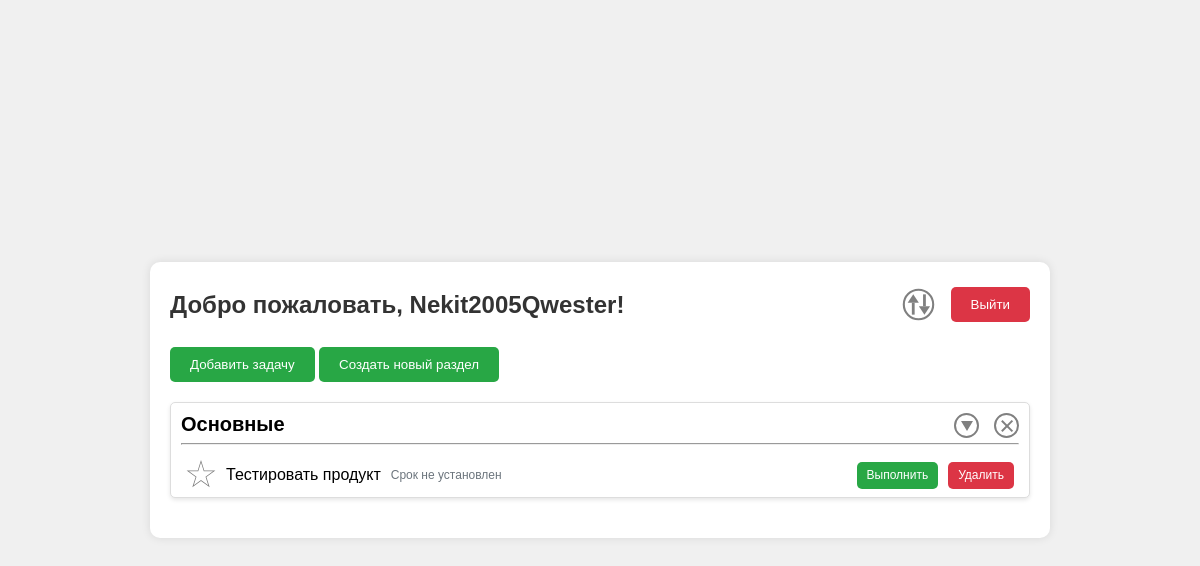
/issue_tracker/main (signed in), run on the app's committed database.
### issue_tracker/models.py (models this page shows, shortened)
class TaskSection(models.Model):
    user = models.ForeignKey(User, on_delete=models.CASCADE)
    title = models.CharField(max_length=100)
    class Meta:
        verbose_name = 'Секция'
        verbose_name_plural = 'Секции'

class Task(models.Model):
    title = models.CharField(max_length=200, verbose_name='Название задачи')
    is_completed = models.BooleanField(default=False, verbose_name='Отметка о выполнении')
    is_important = models.BooleanField(default=False, verbose_name='Отметка о внесении задачи в раздел важных')
    section_id = models.ForeignKey(TaskSection, on_delete=models.CASCADE)
    time_created = models.DateTimeField(auto_now_add=True, verbose_name='Время создания')
    deadline = models.DateTimeField(null=True, blank=True, verbose_name='Крайний срок выполнения')
    user = models.ForeignKey(User, on_delete=models.CASCADE, related_name='tasks', verbose_name='Пользователь')
    class Meta:
        verbose_name = 'Задача'
        verbose_name_plural = 'Задачи'

### utils/ViewUtils.py (the view)
        def view_function(request):
            view_function.__doc__ = documentation
            if get_context_function is not None:
                ctx = ViewUtils.get_context(request, get_context_function, requires_login)
                if request.method == "POST":
                    return RedirectHelper.go_redirect(request)
                return render(request, location_html_page, ctx)
            else:
                return render(request, location_html_page)

### issue_tracker/services.py (called while the page is built)
    @staticmethod
    @FunctionsUtils.register_function("main")
    def get_context_for_index_page(request: Any) -> dict[str, Any]:
        ctx = {
            'sections': DataBaseObjectsProcessing.get_objects_owned_by_user(TaskSection, request.user),
            'tasks': DataBaseObjectsProcessing.get_objects_owned_by_user(Task, request.user),
            "user_settings": DataBaseObjectsProcessing.get_objects_owned_by_user(UserSettings, request.user)[0]
        }
        return ctx

### utils/DataBaseObjectsProcessing.py (called while the page is built)
    @staticmethod
    def get_objects_owned_by_user(model_class: Type, user: Any) -> QuerySet:
        return model_class.objects.filter(user=user)

### utils/ViewUtils.py (called while the page is built)
    @staticmethod
    def get_wrapper(view_function: Optional[callable] = None, requires_login: bool = False):
        def decorator(func):
            @wraps(func)
            def wrapper(request, *args, **kwargs):
                if requires_login:
                    return login_required(func)(request, *args, **kwargs)
                else:
                    return func(request, *args, **kwargs)
            return wrapper
        if view_function is not None:
            return decorator(view_function)
        return decorator

    @staticmethod
    def create_view_function(location_html_page: str, requires_login: bool,
                             documentation: Optional[str], get_context_function: Optional[callable]) -> callable:
        def view_function(request):
            view_function.__doc__ = documentation
            if get_context_function is not None:
                ctx = ViewUtils.get_context(request, get_context_function, requires_login)
                if request.method == "POST":
                    return RedirectHelper.go_redirect(request)
                return render(request, location_html_page, ctx)
            else:
                return render(request, location_html_page)
        return ViewUtils.get_wrapper(view_function, requires_login=requires_login)

    @staticmethod
    def get_context(request: Any,
                    get_context_function: Optional[callable],
                    requires_login: bool) -> Optional[dict[str, Any]]:
        if requires_login:
            return get_context_function(request=request)
        return get_context_function()

### issue_tracker/templates/issue_tracker.html (shortened to what this page needs)
<!DOCTYPE html>
{% load static %}
<html lang="ru">
<head>
    <link rel="stylesheet" type="text/css" href="{% static 'issue_tracker/css/main_page.css' %}">
    <link rel="stylesheet" type="text/css" href="{% static 'issue_tracker/css/modal_styles.css' %}">
    <link rel="stylesheet" type="text/css" href="{% static 'issue_tracker/css/delete_section_btn.css' %}">
    <link rel="stylesheet" type="text/css" href="{% static 'issue_tracker/css/toggle_section_btn.css' %}">
    <link rel="stylesheet" type="text/css" href="{% static 'issue_tracker/css/task_deadline.css' %}">
    <link rel="stylesheet" type="text/css" href="{% static 'issue_tracker/css/buttons_for_main_content.css' %}">
    <link rel="stylesheet" type="text/css" href="{% static 'issue_tracker/css/section_content.css' %}">
    <link rel="stylesheet" type="text/css" href="{% static 'issue_tracker/css/task_content.css' %}">
    <link rel="stylesheet" type="text/css" href="{% static 'issue_tracker/css/favorite_buttons.css' %}">
    <link rel="stylesheet" type="text/css" href="{% static 'issue_tracker/css/filter_buttons.css' %}">
</head>
<body>
    <div class="container">
        <div class="header">
            <h1>Добро пожаловать, {{ user.username }}!</h1>
            <div class="buttons-container">
                <button class="filter-button-main">
                    <div class="arrow-up"></div>
                    <div class="arrow-down"></div>
                </button>
                <button class="logout-button" onclick="location.href='{% url 'authorization:profile' %}'">Выйти</button>
            </div>
        </div>
        <button class="add-button" id="openAddTaskModalButton">Добавить задачу</button>
        <button class="add-button" id="openCreateSectionModalButton">Создать новый раздел</button>
        {% include 'task_list.html' %}
    </div>
</body>
</html>

### issue_tracker/templates/task_list.html
{% for section in sections %}
<div class="section" data-section-id="{{ section.id }}">
    <div class="section-header">
        <h2>{{ section.title }}</h2>
        <div class="section-actions">
            <button class="toggle-section-btn"></button>
            <button class="delete-section-btn" data-section-id="{{ section.id }}"></button>
        </div>
    </div>
    <hr>
    <div class="tasks-container">
        {% for task in section.task_set.all %}
        <div class="task-row" data-task-id="{{ task.id }}">
            <div class="task-content">
                <button class="favorite-btn" data-task-id="{{ task.id }}">
                    <div class="inner-star {% if task.is_important %}important{% endif %}"></div>
                </button>
                <span>{{ task.title }}</span>
                {% if task.deadline %}
                    <span class="task-deadline">До: {{ task.deadline|date:"d.m.Y H:i" }}</span>
                {% else %}
                    <span class="task-deadline">Срок не установлен</span>
                {% endif %}
            </div>
            <div class="task-actions">
                 <button class="complete-btn {% if task.is_completed %}completed{% endif %}" data-task-id="{{ task.id }}">
                     {% if task.is_completed %}
                        Выполнено
                     {% else %}
                        Выполнить
                     {% endif %}
                 </button>
                <button class="delete-btn" data-task-id="{{ task.id }}">Удалить</button>
            </div>
        </div>
        {% endfor %}
    </div>
</div>
{% endfor %}

### static/issue_tracker/css/main_page.css (style rules this page uses)
* { margin: 0; padding: 0; box-sizing: border-box; font-family: Arial, sans-serif; }
body { background-color: #f0f0f0; display: flex; justify-content: center; align-items: center; min-height: 100vh; }
.container { width: 900px; background-color: white; padding: 20px; border-radius: 10px; box-shadow: 0 0 10px rgba(0, 0, 0, 0.1); }
.header { display: flex; justify-content: space-between; align-items: center; margin-bottom: 20px; }
.header h1 { font-size: 24px; color: #333; }
.complete-btn { color: white; border: none; padding: 5px 10px; border-radius: 5px; font-size: 12px; cursor: pointer; transition: background-color 0.3s ease; background-color: #28a745; height: 27x; }
.delete-btn { color: white; border: none; padding: 5px 10px; border-radius: 5px; font-size: 12px; cursor: pointer; transition: background-color 0.3s ease; background-color: #dc3545; height: 27px; }

### static/issue_tracker/css/delete_section_btn.css (style rules this page uses)
.cancel-button, .delete-section-btn { border-radius: 50%; padding: 0.5em; width: 25px; height: 25px; border: 2px solid #808080; color: #808080; position: relative; background-color: transparent; cursor: pointer; }
.cancel-button::before, .delete-section-btn::before { content: ""; position: absolute; top: 50%; left: 50%; transform: translate(-50%, -50%) rotate(45deg); width: 70%; height: 2px; background-color: #808080; transition: transform 0.3s ease; }
.cancel-button::after, .delete-section-btn::after { content: ""; position: absolute; top: 50%; left: 50%; transform: translate(-50%, -50%) rotate(-45deg); width: 70%; height: 2px; background-color: #808080; transition: transform 0.3s ease; }

### static/issue_tracker/css/toggle_section_btn.css (style rules this page uses)
.toggle-section-btn { border-radius: 50%; padding: 0.5em; width: 25px; height: 25px; border: 2px solid #808080; color: #808080; position: relative; background-color: transparent; cursor: pointer; }
.toggle-section-btn::before { content: ""; position: absolute; top: 50%; left: 50%; transform: translate(-50%, -50%) rotate(0deg); width: 0; height: 0; border-left: 6px solid transparent; border-right: 6px solid transparent; border-top: 10px solid #808080; transition: transform 0.3s ease; }

### static/issue_tracker/css/task_deadline.css (style rules this page uses)
.task-deadline { font-size: 12px; color: #6c757d; margin-left: 10px; white-space: nowrap; }

### static/issue_tracker/css/buttons_for_main_content.css (style rules this page uses)
.logout-button { background-color: #dc3545; color: white; border: none; padding: 10px 20px; border-radius: 5px; cursor: pointer; transition: background-color 0.3s ease; margin-left: 10px; }
.add-button { background-color: #28a745; color: white; border: none; padding: 10px 20px; border-radius: 5px; cursor: pointer; transition: background-color 0.3s ease; margin-bottom: 20px; }

### static/issue_tracker/css/section_content.css (style rules this page uses)
.section { background-color: #fff; border: 1px solid #ddd; border-radius: 5px; padding: 10px; padding-bottom: 0px; margin-bottom: 20px; box-shadow: 0 2px 4px rgba(0, 0, 0, 0.1); }
.section-header { display: flex; justify-content: space-between; margin-bottom: 5px; }
.section-actions { display: flex; gap: 15px; }
.section-header h2 { font-size: 20px; margin: 0; font-weight: bold; }

### static/issue_tracker/css/task_content.css (style rules this page uses)
.tasks-container { margin-top: 10px; }
.task-row { display: flex; justify-content: space-between; align-items: center; margin-bottom: 10px; padding: 5px; border-bottom: 1px solid #ddd; }
.task-row:last-child { border-bottom: none; margin-bottom: 2px; }
.task-content { display: flex; align-items: center; }
.task-content span { margin-left: 10px; }
.task-actions { display: flex; gap: 10px; }

### static/issue_tracker/css/favorite_buttons.css (style rules this page uses)
.favorite-btn { width: 30px; height: 30px; background-color: grey; clip-path: polygon( 50% 0%, 61% 35%, 98% 35%, 68% 57%, 79% 91%, 50% 70%, 21% 91%, 32% 57%, 2% 35%, 39% 35% ); position: relative; cursor: pointer; transition: all 0.3s ease; border: 0; }
.inner-star { width: 25px; height: 25px; background-color: white; clip-path: polygon( 50% 0%, 61% 35%, 98% 35%, 68% 57%, 79% 91%, 50% 70%, 21% 91%, 32% 57%, 2% 35%, 39% 35% ); position: absolute; top: 50%; left: 50%; transform: translate(-50%, -50%); transition: background-color 0.3s ease; }

### data on the page
TaskSection: title "Основные"
Task: is_important False (drawn), title "Тестировать продукт", shows "Срок не установлен", is_completed "Выполнить"

### other printed values
{{ user.username }} "Nekit2005Qwester"
